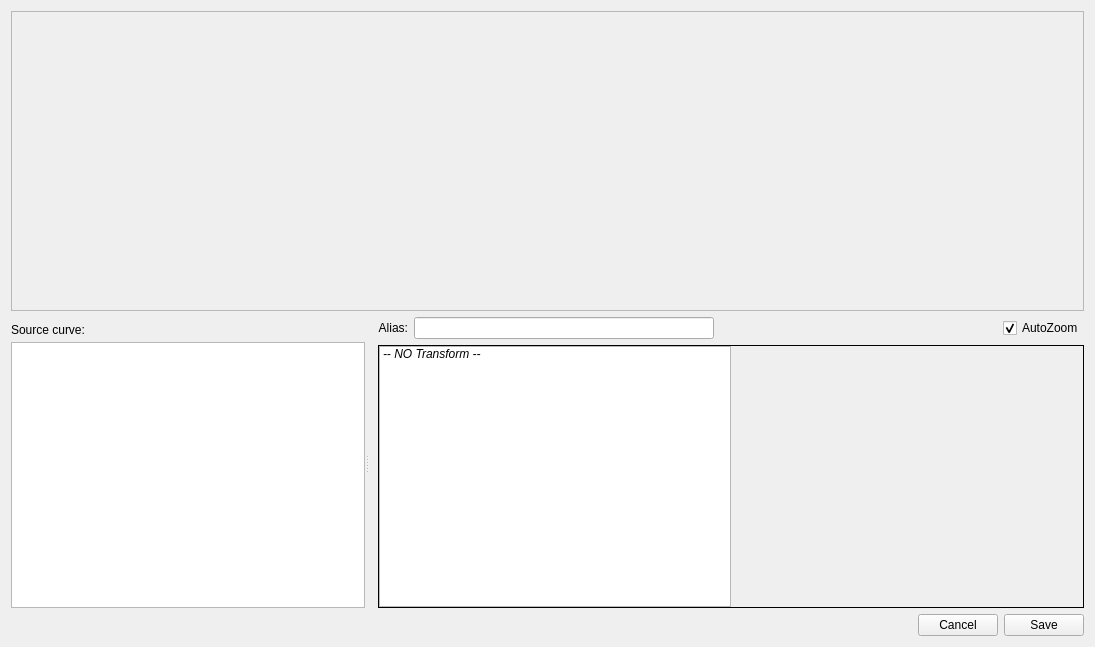
<?xml version="1.0" encoding="UTF-8"?>
<ui version="4.0">
 <class>plotwidget_transforms</class>
 <widget class="QDialog" name="plotwidget_transforms">
  <property name="geometry">
   <rect>
    <x>0</x>
    <y>0</y>
    <width>1095</width>
    <height>647</height>
   </rect>
  </property>
  <property name="windowTitle">
   <string>Transform Editor</string>
  </property>
  <layout class="QVBoxLayout" name="verticalLayout_2" stretch="1,1,0">
   <item>
    <widget class="QFrame" name="framePlotPreview">
     <property name="minimumSize">
      <size>
       <width>600</width>
       <height>300</height>
      </size>
     </property>
     <property name="frameShape">
      <enum>QFrame::StyledPanel</enum>
     </property>
     <property name="frameShadow">
      <enum>QFrame::Raised</enum>
     </property>
    </widget>
   </item>
   <item>
    <widget class="QWidget" name="widgetBottom" native="true">
     <property name="minimumSize">
      <size>
       <width>0</width>
       <height>250</height>
      </size>
     </property>
     <property name="maximumSize">
      <size>
       <width>16777215</width>
       <height>16777215</height>
      </size>
     </property>
     <layout class="QHBoxLayout" name="horizontalLayout_3">
      <property name="spacing">
       <number>0</number>
      </property>
      <property name="leftMargin">
       <number>0</number>
      </property>
      <property name="topMargin">
       <number>0</number>
      </property>
      <property name="rightMargin">
       <number>0</number>
      </property>
      <property name="bottomMargin">
       <number>0</number>
      </property>
      <item>
       <widget class="QSplitter" name="splitter">
        <property name="orientation">
         <enum>Qt::Horizontal</enum>
        </property>
        <widget class="QWidget" name="widget" native="true">
         <layout class="QVBoxLayout" name="verticalLayout">
          <property name="spacing">
           <number>0</number>
          </property>
          <property name="leftMargin">
           <number>0</number>
          </property>
          <property name="topMargin">
           <number>0</number>
          </property>
          <property name="bottomMargin">
           <number>0</number>
          </property>
          <item>
           <widget class="QLabel" name="label_2">
            <property name="minimumSize">
             <size>
              <width>0</width>
              <height>25</height>
             </size>
            </property>
            <property name="text">
             <string>Source curve:</string>
            </property>
           </widget>
          </item>
          <item>
           <widget class="QListWidget" name="listCurves">
            <property name="focusPolicy">
             <enum>Qt::NoFocus</enum>
            </property>
            <property name="editTriggers">
             <set>QAbstractItemView::NoEditTriggers</set>
            </property>
            <property name="selectionMode">
             <enum>QAbstractItemView::ExtendedSelection</enum>
            </property>
            <property name="selectionBehavior">
             <enum>QAbstractItemView::SelectRows</enum>
            </property>
            <property name="isWrapping" stdset="0">
             <bool>false</bool>
            </property>
           </widget>
          </item>
         </layout>
        </widget>
        <widget class="QWidget" name="layoutWidget">
         <layout class="QVBoxLayout" name="transformLayout">
          <property name="leftMargin">
           <number>9</number>
          </property>
          <item>
           <layout class="QHBoxLayout" name="horizontalLayout_2">
            <item>
             <widget class="QLabel" name="label">
              <property name="minimumSize">
               <size>
                <width>0</width>
                <height>0</height>
               </size>
              </property>
              <property name="maximumSize">
               <size>
                <width>16777215</width>
                <height>16777215</height>
               </size>
              </property>
              <property name="text">
               <string>Alias:</string>
              </property>
              <property name="alignment">
               <set>Qt::AlignRight|Qt::AlignTrailing|Qt::AlignVCenter</set>
              </property>
             </widget>
            </item>
            <item>
             <widget class="QLineEdit" name="lineEditAlias">
              <property name="minimumSize">
               <size>
                <width>300</width>
                <height>0</height>
               </size>
              </property>
              <property name="maximumSize">
               <size>
                <width>500</width>
                <height>16777215</height>
               </size>
              </property>
              <property name="focusPolicy">
               <enum>Qt::ClickFocus</enum>
              </property>
             </widget>
            </item>
            <item>
             <spacer name="horizontalSpacer">
              <property name="orientation">
               <enum>Qt::Horizontal</enum>
              </property>
              <property name="sizeHint" stdset="0">
               <size>
                <width>40</width>
                <height>20</height>
               </size>
              </property>
             </spacer>
            </item>
            <item>
             <widget class="QCheckBox" name="checkBoxAutoZoom">
              <property name="toolTip">
               <string>&lt;html&gt;&lt;head/&gt;&lt;body&gt;&lt;p&gt;Zoom Out when a parameter in the transform box is changed.&lt;/p&gt;&lt;/body&gt;&lt;/html&gt;</string>
              </property>
              <property name="text">
               <string>AutoZoom</string>
              </property>
              <property name="checked">
               <bool>true</bool>
              </property>
             </widget>
            </item>
           </layout>
          </item>
          <item>
           <widget class="QFrame" name="tansformFrame">
            <property name="frameShape">
             <enum>QFrame::Box</enum>
            </property>
            <layout class="QHBoxLayout" name="horizontalLayout" stretch="2,2">
             <property name="spacing">
              <number>0</number>
             </property>
             <property name="leftMargin">
              <number>0</number>
             </property>
             <property name="topMargin">
              <number>0</number>
             </property>
             <property name="rightMargin">
              <number>0</number>
             </property>
             <property name="bottomMargin">
              <number>0</number>
             </property>
             <item>
              <widget class="QListWidget" name="listTransforms">
               <property name="minimumSize">
                <size>
                 <width>150</width>
                 <height>0</height>
                </size>
               </property>
               <property name="maximumSize">
                <size>
                 <width>16777215</width>
                 <height>16777215</height>
                </size>
               </property>
               <property name="focusPolicy">
                <enum>Qt::NoFocus</enum>
               </property>
               <property name="editTriggers">
                <set>QAbstractItemView::NoEditTriggers</set>
               </property>
               <property name="selectionBehavior">
                <enum>QAbstractItemView::SelectRows</enum>
               </property>
               <property name="spacing">
                <number>4</number>
               </property>
               <property name="selectionRectVisible">
                <bool>false</bool>
               </property>
               <item>
                <property name="text">
                 <string>-- NO Transform --</string>
                </property>
                <property name="font">
                 <font>
                  <italic>true</italic>
                 </font>
                </property>
               </item>
              </widget>
             </item>
             <item>
              <widget class="QStackedWidget" name="stackedWidgetArguments">
               <property name="minimumSize">
                <size>
                 <width>250</width>
                 <height>0</height>
                </size>
               </property>
               <widget class="QWidget" name="pageEmpty"/>
              </widget>
             </item>
            </layout>
           </widget>
          </item>
         </layout>
        </widget>
       </widget>
      </item>
     </layout>
    </widget>
   </item>
   <item>
    <layout class="QHBoxLayout" name="horizontalLayout_5">
     <item>
      <spacer name="horizontalSpacer_2">
       <property name="orientation">
        <enum>Qt::Horizontal</enum>
       </property>
       <property name="sizeHint" stdset="0">
        <size>
         <width>40</width>
         <height>20</height>
        </size>
       </property>
      </spacer>
     </item>
     <item>
      <widget class="QPushButton" name="pushButtonCancel">
       <property name="focusPolicy">
        <enum>Qt::NoFocus</enum>
       </property>
       <property name="text">
        <string>Cancel</string>
       </property>
      </widget>
     </item>
     <item>
      <widget class="QPushButton" name="pushButtonSave">
       <property name="focusPolicy">
        <enum>Qt::NoFocus</enum>
       </property>
       <property name="text">
        <string>Save</string>
       </property>
      </widget>
     </item>
    </layout>
   </item>
  </layout>
 </widget>
 <resources/>
 <connections/>
</ui>
